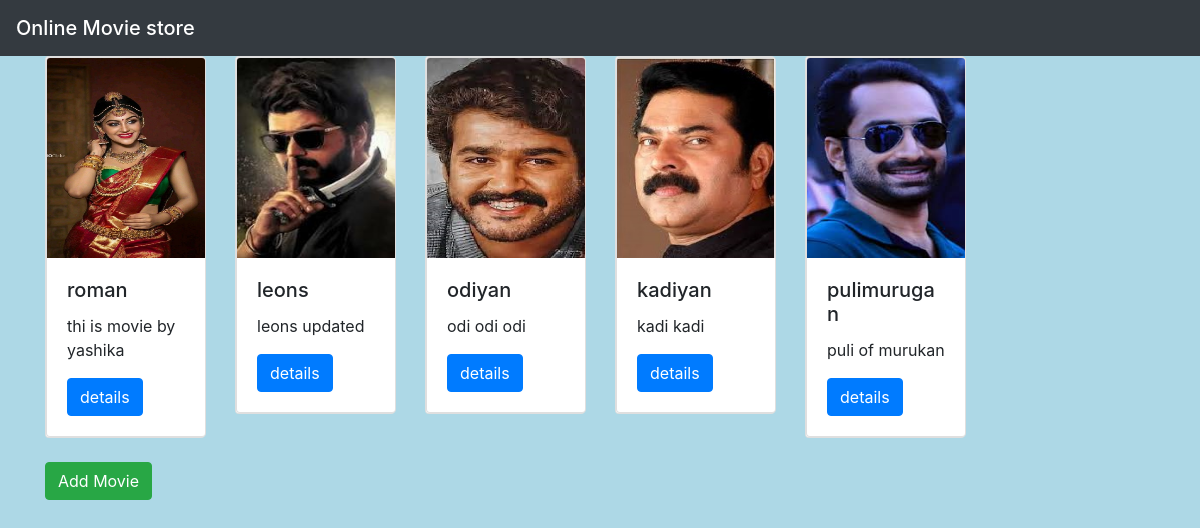
The page / on the database its author committed.
### newapp/models.py (models this page shows, shortened)
class movie(models.Model):
    name=models.CharField(max_length=30)
    desc=models.TextField()
    pict=models.ImageField(upload_to='gallery')

### newapp/views.py (the view)
# urls.py: path('', views.newproj,name='newproj'),
def newproj(request):
    mv=movie.objects.all()
    context={'muvi':mv}
    return render(request, 'index.html',context)

### templates/index.html
{% extends 'base.html' %}
{% block body %}
<div class="container">
<div class="row">
{% for i in muvi %}
  <div class="col-md-2">
  <div class="card" style="width: 10rem;">
<div class="card" style="width: 10rem;">
  <img class="card-img-top" src="{{i.pict.url}}" height="200"  alt="Card image cap">
  <div class="card-body">
    <h5 class="card-title">{{i.name}}</h5>
    <p class="card-text">{{i.desc}}</p>
    <a href="{% url 'newapp:mohan' i.id %}" class="btn btn-primary">details</a>
  </div>
</div>
  </div></div>
{% endfor %}
</div><br>
  <a href="{% url 'newapp:add' %}" class="btn btn-success">Add Movie</a>
</div>
{% endblock %}

### templates/base.html (shortened to what this page needs)
{% load static %}
<!DOCTYPE html>
<html lang="en">
<head>
    <link rel="stylesheet" href="https://cdn.jsdelivr.net/npm/bootstrap@4.6.2/dist/css/bootstrap.min.css">
    <link rel="stylesheet" href="{% static 'style.css' %}">
    </head>
<body>
<nav class="navbar navbar-dark bg-dark">
  <span class="navbar-brand mb-0 h1">Online Movie store</span>
</nav>
{% block body %}
{% endblock %}
</body>
</html>

### static/style.css (style rules this page uses)
body { background-color:lightblue; }

### rows shown on the page
movie: pict (picture), name "roman", desc "thi is movie by yashika"
movie: pict (picture), name "leons", desc "leons updated"
movie: pict (picture), name "odiyan", desc "odi odi odi"
movie: pict (picture), name "kadiyan", desc "kadi kadi"
movie: pict (picture), name "pulimurugan", desc "puli of murukan"
